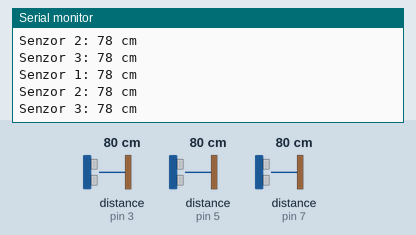
The sketch below on a simulated Arduino Nano, built with avr-gcc and run on an emulated ATmega328P. Shown: the last lines printed to the serial monitor. Wiring (inferred from the names in the program): 3 × ultrasonic range finder: trigger pin 2, echo pin 3 / trigger pin 4, echo pin 5 / trigger pin 6, echo pin 7. The inputs (shaded band) are chosen by the test bench; at power-on: distance to the obstacle (sensors on pin 3, pin 5, pin 7) 80 cm. The echo pulse lasts 58.3 µs per cm.

Above: at 1.8 s.
1.9 s: distance to the obstacle (sensor on pin 3) set to 2 cm
At 2.9 s:
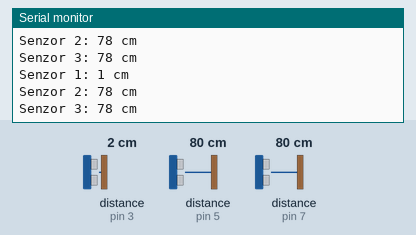
3.4 s: distance to the obstacle (sensor on pin 5) set to 2 cm
At 4.7 s:
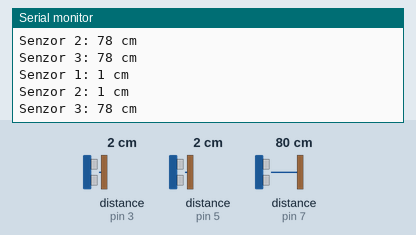
4.9 s: distance to the obstacle (sensor on pin 7) set to 2 cm
At 5.9 s:
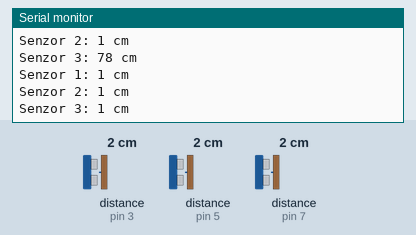
6.4 s: distance to the obstacle (sensor on pin 3) set to 4 cm
At 7.7 s:
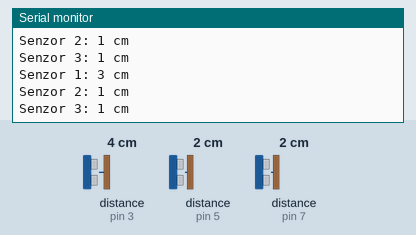
7.9 s: distance to the obstacle (sensor on pin 5) set to 4 cm
At 8.7 s:
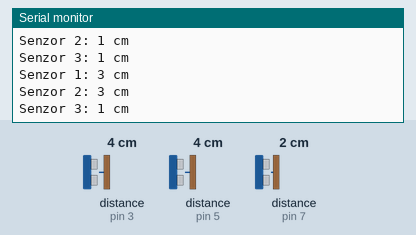
9.4 s: distance to the obstacle (sensor on pin 7) set to 4 cm
At 10.9 s:
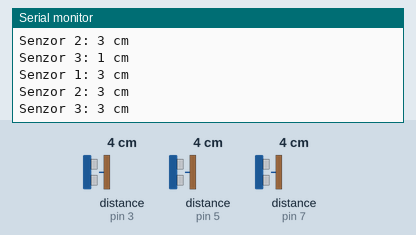
Timing chart, 0 to 11.9 s (numbered marks = the images above; inputs shaded):
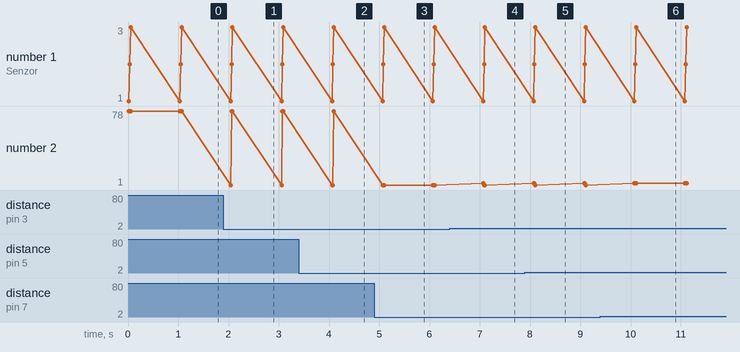

The sketch:

ArduinoNano-3-RADARs.ino
```cpp
#define TRIGGER_PIN1 2
#define ECHO_PIN1 3
#define TRIGGER_PIN2 4
#define ECHO_PIN2 5
#define TRIGGER_PIN3 6
#define ECHO_PIN3 7

// Connection
// Radar - Arduino Nano
// VCC - 5V
// GND - GND
// (Radar Number 1Pin) ECHO - D3
// (Radar Number 1Pin) TRIG - D2
//

void setup() {
  Serial.begin(9600);
  pinMode(TRIGGER_PIN1, OUTPUT);
  pinMode(ECHO_PIN1, INPUT);
  pinMode(TRIGGER_PIN2, OUTPUT);
  pinMode(ECHO_PIN2, INPUT);
  pinMode(TRIGGER_PIN3, OUTPUT);
  pinMode(ECHO_PIN3, INPUT);
}

void loop() {
  long duration1, duration2, duration3;
  int distance1, distance2, distance3;

  // Senzor 1
  digitalWrite(TRIGGER_PIN1, LOW);
  delayMicroseconds(2);
  digitalWrite(TRIGGER_PIN1, HIGH);
  delayMicroseconds(10);
  digitalWrite(TRIGGER_PIN1, LOW);
  duration1 = pulseIn(ECHO_PIN1, HIGH);
  distance1 = duration1 * 0.034 / 2;  // Výpočet vzdialenosti v cm

  // Senzor 2
  digitalWrite(TRIGGER_PIN2, LOW);
  delayMicroseconds(2);
  digitalWrite(TRIGGER_PIN2, HIGH);
  delayMicroseconds(10);
  digitalWrite(TRIGGER_PIN2, LOW);
  duration2 = pulseIn(ECHO_PIN2, HIGH);
  distance2 = duration2 * 0.034 / 2;  // Výpočet vzdialenosti v cm

  // Senzor 3
  digitalWrite(TRIGGER_PIN3, LOW);
  delayMicroseconds(2);
  digitalWrite(TRIGGER_PIN3, HIGH);
  delayMicroseconds(10);
  digitalWrite(TRIGGER_PIN3, LOW);
  duration3 = pulseIn(ECHO_PIN3, HIGH);
  distance3 = duration3 * 0.034 / 2;  // Výpočet vzdialenosti v cm

  // Zobrazenie vzdialeností v sériovom monitore
  Serial.print("Senzor 1: ");
  Serial.print(distance1);
  Serial.println(" cm");

  Serial.print("Senzor 2: ");
  Serial.print(distance2);
  Serial.println(" cm");

  Serial.print("Senzor 3: ");
  Serial.print(distance3);
  Serial.println(" cm");

  delay(1000);  // Aktualizujte výstup raz za sekundu
}
```

Measured:
- after the input at 1.9 s, the serial monitor: prints a new line after 0.14 s (image 1)
- after the input at 3.4 s, the serial monitor: prints a new line after 0.68 s (image 2)
- after the input at 4.9 s, the serial monitor: prints a new line after 0.20 s (image 3)
- after the input at 6.4 s, the serial monitor: prints a new line after 0.67 s (image 4)
- after the input at 7.9 s, the serial monitor: prints a new line after 0.19 s (image 5)
- after the input at 9.4 s, the serial monitor: prints a new line after 0.71 s (image 6)
